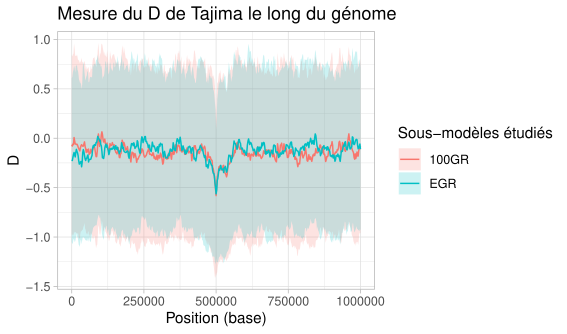

The script that saved this image:
#!/usr/bin/env Rscript

## Author : Louis OLLIVIER ~ louis.ollivier@etu.univ-rouen.fr 
## Université Paris-Saclay
## Lab : LISN ~ UMR9015 ~ BIOINFO team 

###### Package initialization  ----------------------------------------

if (!require('tidyverse', quietly = T)) install.packages('tidyverse');
library(tidyverse)

###### Plot 1 : D --------------------------------------------------------------------------------

rm(list=ls())

windows = seq(1,1000000,length.out=499)

## DATA EGR ######################################################################
data_D_EGR_h0p5 = read_csv("D_EGR_h0p5.csv",col_names = F)

mean = apply(data_D_EGR_h0p5, 2, mean)
sd = apply(data_D_EGR_h0p5, 2, sd)
ymin = mean-sd
ymax = mean+sd

D_EGR_h0p5 = data.frame(windows,mean,ymin,ymax) %>%
  add_column(submodel="EGR", .before=1)
D_EGR_h0p5

rm(data_D_EGR_h0p5)

## DATA 100GR ######################################################################
data_D_100GR_h0p5 = read_csv("D_100GR_h0p5.csv",col_names = F) 

mean = apply(data_D_100GR_h0p5, 2, mean)
sd = apply(data_D_100GR_h0p5, 2, sd)
ymin = mean-sd
ymax = mean+sd

D_100GR_h0p5 = data.frame(windows,mean,ymin,ymax) %>%
  add_column(submodel="100GR", .before=1)
D_100GR_h0p5

rm(data_D_100GR_h0p5)

#####################################################################################

rm(mean,sd,ymin,ymax,windows)

D_h0p5 = bind_rows(D_EGR_h0p5,D_100GR_h0p5) %>%
  as_tibble()
D_h0p5

rm(D_EGR_h0p5,D_100GR_h0p5)

###### Plot D ######################################################################

D = ggplot(D_h0p5, aes(x = windows, y = mean, group=submodel, fill=submodel)) +
  geom_ribbon(aes(ymin=ymin, ymax=ymax),alpha=0.2) +
  geom_line(aes(color = factor(submodel))) +
  labs(title="Mesure du D de Tajima le long du génome", #
       x = "Position (base)",
       y = "D",
       color="Sous-modèles étudiés",
       fill="Sous-modèles étudiés",
       linetype="Sous-modèles étudiés") + 
  theme_light()
ggsave("D.pdf") 
D

rm(list=ls())
